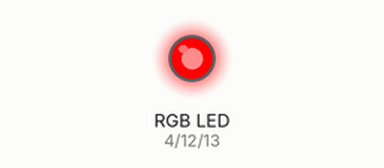
A sketch run on a simulated Arduino Uno, built with avr-gcc and run on an emulated ATmega328P. On the bench: an RGB LED mixed from three pins (HIGH = lit).

Above: at 0.5 s.
At 1.5 s:
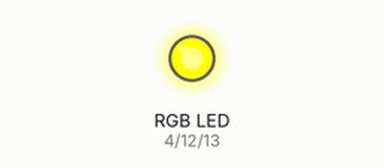
At 2.5 s:
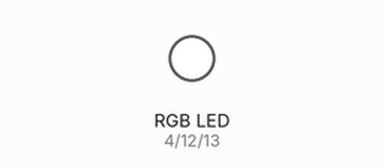
At 3.5 s:
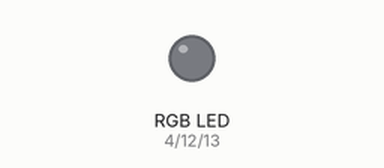
Timing chart, 0 to 5.2 s (numbered marks = the images above):
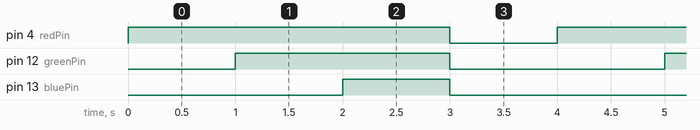

The sketch:

RGB_Deneme_son.ino
```cpp
int redPin = 4;
int greenPin = 12;
int bluePin = 13;

void setup() {
  pinMode(redPin, OUTPUT);
  pinMode(greenPin, OUTPUT);
  pinMode(bluePin, OUTPUT);
}

void loop() {
  // Kırmızı rengi aç
  analogWrite(redPin, 255);
  delay(1000);

  // Yeşil rengi aç
  analogWrite(greenPin, 255);
  delay(1000);

  // Mavi rengi aç
  analogWrite(bluePin, 255);
  delay(1000);

  // Tüm renkleri kapat
  analogWrite(redPin, 0);
  analogWrite(greenPin, 0);
  analogWrite(bluePin, 0);
  delay(1000);
}
```

Measured:
- by itself, pin 4 (redPin): alternates HIGH for 3.0 s and LOW for 1.0 s
- by itself, pin 12 (greenPin): alternates HIGH for 2.0 s and LOW for 2.0 s
- by itself, pin 13 (bluePin): alternates HIGH for 1.0 s and LOW for 3.0 s
